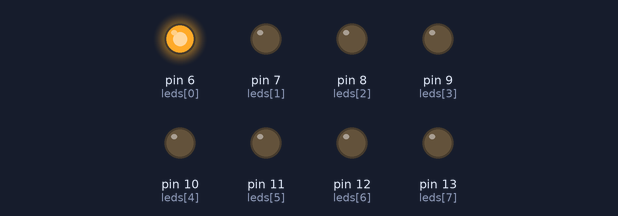
Bench run of a sketch on a simulated Arduino Uno, built with avr-gcc and run on an emulated ATmega328P. Shown: output pins drawn as LEDs (lit = HIGH). At 31.8 s the program stops and its outputs stay as they are.

Above: at 0.1 s.
At 3.6 s:
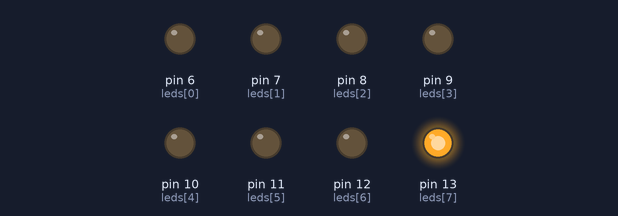
At 15.9 s:
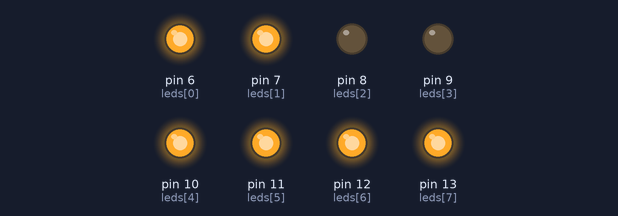
At 18.1 s:
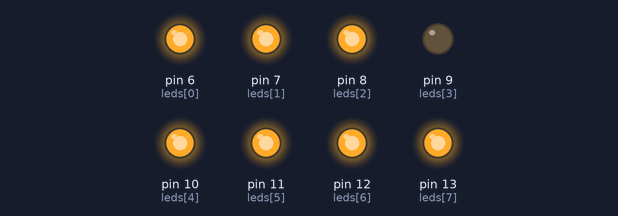
At 20.3 s:
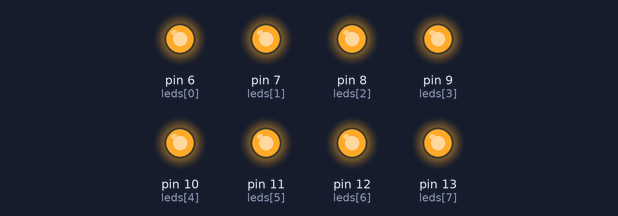
At 26.4 s:
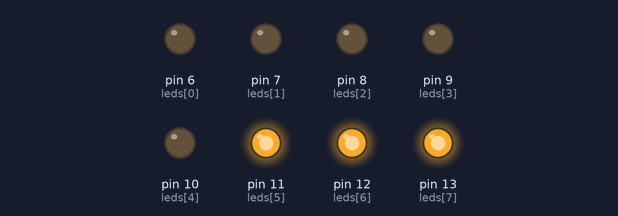
Timing chart, 0 to 27.9 s (numbered marks = the images above):
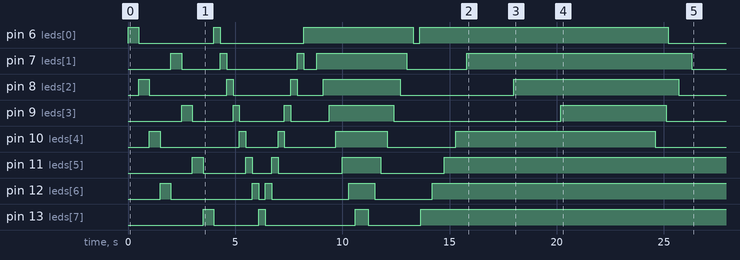

Measured:
- by itself, pin 6 (leds[0]): LOW → HIGH at 0.00 s, → LOW 0.50 s later, → HIGH 3.5 s later, → LOW 0.30 s later, … (8 changes in this stretch)
- by itself, pin 7 (leds[1]): LOW → HIGH at 2.0 s, → LOW 0.50 s later, → HIGH 1.8 s later, → LOW 0.30 s later, … (10 changes in this stretch)
- by itself, pin 8 (leds[2]): LOW → HIGH at 0.50 s, → LOW 0.50 s later, → HIGH 3.6 s later, → LOW 0.30 s later, … (10 changes in this stretch)
- by itself, pin 9 (leds[3]): LOW → HIGH at 2.5 s, → LOW 0.50 s later, → HIGH 1.9 s later, → LOW 0.30 s later, … (10 changes in this stretch)
- by itself, pin 10 (leds[4]): LOW → HIGH at 1.0 s, → LOW 0.50 s later, → HIGH 3.7 s later, → LOW 0.30 s later, … (10 changes in this stretch)
- by itself, pin 11 (leds[5]): LOW → HIGH at 3.0 s, → LOW 0.50 s later, → HIGH 2.0 s later, → LOW 0.30 s later, … (9 changes in this stretch)
- by itself, pin 12 (leds[6]): LOW → HIGH at 1.5 s, → LOW 0.50 s later, → HIGH 3.8 s later, → LOW 0.30 s later, … (9 changes in this stretch)
- by itself, pin 13 (leds[7]): goes HIGH 0.50 s, LOW 2.1 s, HIGH 0.30 s, LOW 4.2 s, HIGH 0.60 s, LOW 2.5 s, then HIGH

The sketch:

GuamaDiego-Micros.ino
```cpp
/*
 -----***UNIVERSIDAD TÉCNICA DEL NORTE***------
                FICA/CIERCOM
                DIEGO GUAMÁ
         SISTEMAS MICROPROCESADOS
 */
int i;
int j;
int leds[8]={6,7,8,9,10,11,12,13};
void setup() {
  // put your setup code here, to run once:
for (;i<8;i++){
pinMode(leds[i],OUTPUT);
}
i=0;
randomSeed(analogRead(0));
}
void loop() {
  // put your main code here, to run repeatedly:
  //1.- Encender leds pares
   for(;i<8;i++)
  {
    digitalWrite(leds[i],HIGH);
    delay(500);
    digitalWrite(leds[i],LOW);
    i++;
  }
  //2.- Encender leds impares
     for(i=1;i<8;i++)
  {
    digitalWrite(leds[i],HIGH);
    delay(500);
    digitalWrite(leds[i],LOW);
    i++;
  }
i=0;
  //3.- Encender leds y apagar ascendente y descandente
  for(i=0;i<8;i++)
  {
    digitalWrite(leds[i],HIGH);
    delay(300);
    digitalWrite(leds[i],LOW);
  }
   for(i=6;i>=0;i--)
  {
    digitalWrite(leds[i],HIGH);
    delay(300);
    digitalWrite(leds[i],LOW);
  }
  //4.- Encendido ascendente y apagado descendente
  for(i=0;i<=8;i++){
  digitalWrite(leds[i],HIGH);
  delay(300);
  }
  for(i=7;i>=0;i--){
  digitalWrite(leds[i],LOW);
  delay(300);
  }
  //5.- Encender los leds de afuera hacia adentro y apagar de adentro hacia afuera
  for(i=0;i<5;i++){
    for(j=7;j>3;j--){
  digitalWrite(leds[i],HIGH);
  delay(50);
  digitalWrite(leds[j],HIGH);
  delay(500);
    }
  }
  for(i=4;i<9;i++){
    for(j=3;j>=0;j--){
  digitalWrite(leds[i],LOW);
  delay(500);
  digitalWrite(leds[j],LOW);
  delay(100);
  i=0;
}
  }
  }
```
